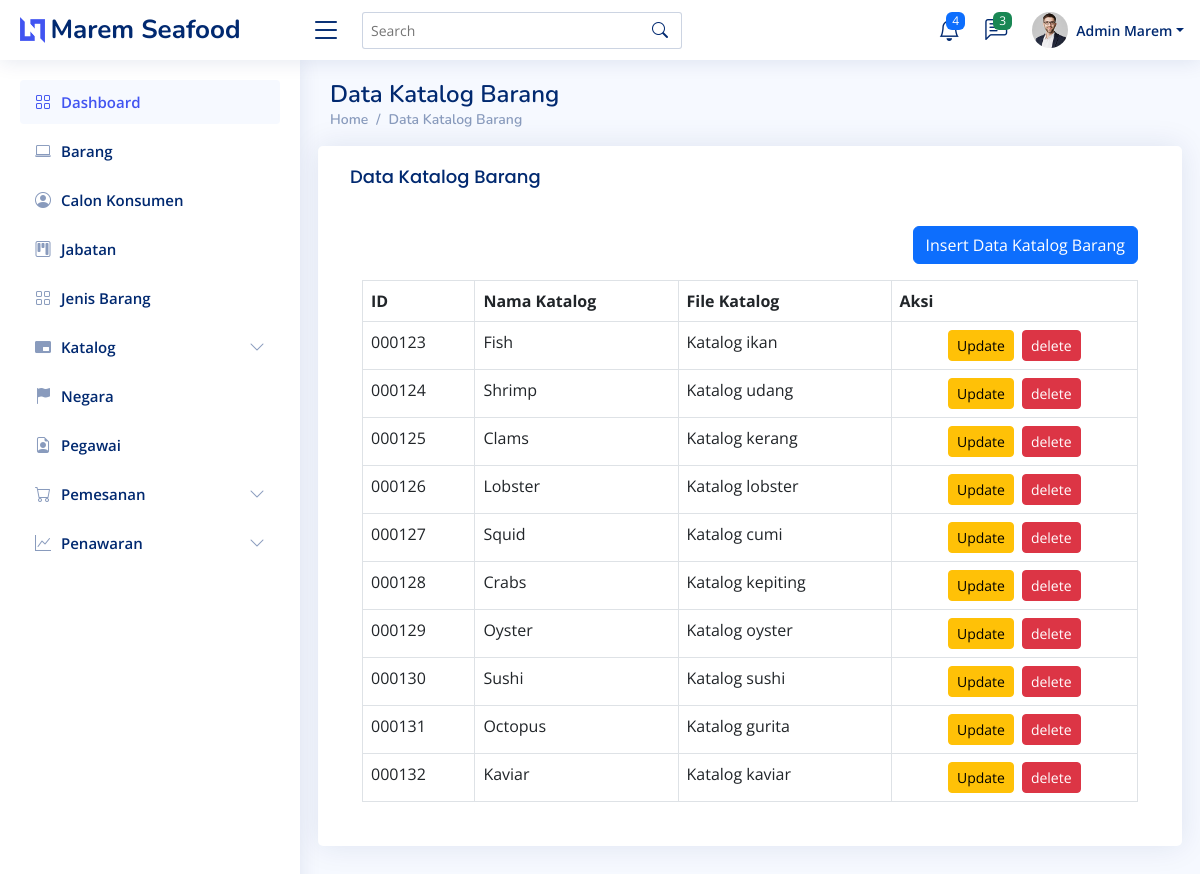
Screenshot of /katalog-barang.php with the database file from the repository.
### tables this page shows
CREATE TABLE `katalog_barang` (
  `id_katalog` char(6) NOT NULL,
  `nama_katalog` varchar(30) NOT NULL,
  `file_katalog` varchar(30) DEFAULT NULL
);

### db.php (called while the page is built, shortened)
<?php
class db
{
    public function __construct()
    {
        $host = "localhost";
        $dbname = "maremseafood";
        $username = "root";
        $password = "";
        $this->db = new PDO("mysql:host={$host};dbname={$dbname}", $username, $password);
    }
}
?>

### katalog-barang.php (the view, shortened to what this page needs)
<?php
require_once 'db.php';
class katalogbarang extends db
{
    public function show()
    {
        $data = $this->db->prepare("SELECT * FROM katalog_barang");
        try
        {
            $data->execute();
            $result = $data->fetchAll();
        }
        catch(PDOException $e)
        {
            print_r($e->getMessage());
        }
        return $result;
    }
}
$data = new katalogbarang;
?>
<!DOCTYPE html>
<html lang="en">
<head>
  <link href="vendor/bootstrap/css/bootstrap.min.css" rel="stylesheet">
  <link href="vendor/bootstrap-icons/bootstrap-icons.css" rel="stylesheet">
  <link href="vendor/boxicons/css/boxicons.min.css" rel="stylesheet">
  <link href="vendor/quill/quill.snow.css" rel="stylesheet">
  <link href="vendor/quill/quill.bubble.css" rel="stylesheet">
  <link href="vendor/remixicon/remixicon.css" rel="stylesheet">
  <link href="vendor/simple-datatables/style.css" rel="stylesheet">
  <link href="css/style.css" rel="stylesheet">
</head>
<body>
  <header id="header" class="header fixed-top d-flex align-items-center">
    <div class="d-flex align-items-center justify-content-between">
      <a href="index.html" class="logo d-flex align-items-center">
        <img src="img/logo.png" alt="">
        <span class="d-none d-lg-block">Marem Seafood</span>
      </a>
      <i class="bi bi-list toggle-sidebar-btn"></i>
    </div>
    <div class="search-bar">
      <form class="search-form d-flex align-items-center" method="POST" action="#">
        <input type="text" name="query" placeholder="Search" title="Enter search keyword">
        <button type="submit" title="Search"><i class="bi bi-search"></i></button>
      </form>
    </div>
    <nav class="header-nav ms-auto">
      <ul class="d-flex align-items-center">
        <li class="nav-item dropdown">
          <a class="nav-link nav-icon" href="#" data-bs-toggle="dropdown">
            <i class="bi bi-bell"></i>
            <span class="badge bg-primary badge-number">4</span>
          </a>
        </li>
        <li class="nav-item dropdown">
          <a class="nav-link nav-icon" href="#" data-bs-toggle="dropdown">
            <i class="bi bi-chat-left-text"></i>
            <span class="badge bg-success badge-number">3</span>
          </a>
        </li>
        <li class="nav-item dropdown pe-3">
          <a class="nav-link nav-profile d-flex align-items-center pe-0" href="#" data-bs-toggle="dropdown">
            <img src="img/profile-img.jpg" alt="Profile" class="rounded-circle">
            <span class="d-none d-md-block dropdown-toggle ps-2">Admin Marem</span>
          </a>
        </li>
      </ul>
    </nav>
  </header>
<aside id="sidebar" class="sidebar">
<ul class="sidebar-nav" id="sidebar-nav">
  <li class="nav-item">
    <a class="nav-link" href="index.php">
      <i class="bi bi-grid"></i>
      <span>Dashboard</span>
    </a>
  </li>
  <li class="nav-item">
    <a class="nav-link collapsed" href="barang.php">
      <i class="bi bi-laptop"></i>
      <span>Barang</span>
    </a>
  </li>
  <li class="nav-item">
    <a class="nav-link collapsed " href="calon-konsumen.php">
      <i class="bi bi-person-circle"></i>
      <span>Calon Konsumen</span>
    </a>
  </li>
  <li class="nav-item">
    <a class="nav-link collapsed" href="jabatan.php">
      <i class="bi bi-kanban"></i>
      <span>Jabatan</span>
    </a>
  </li>
  <li class="nav-item">
    <a class="nav-link collapsed" href="jenis-barang.php">
      <i class="bi bi-grid"></i>
      <span>Jenis Barang</span>
    </a>
  </li>
  <li class="nav-item">
    <a class="nav-link collapsed" data-bs-target="#forms-nav" data-bs-toggle="collapse" href="#">
      <i class="bi bi-pip-fill"></i><span>Katalog</span><i class="bi bi-chevron-down ms-auto"></i>
    </a>
  </li>
  <li class="nav-item">
    <a class="nav-link collapsed" href="negara.php">
      <i class="bi bi-flag-fill"></i>
      <span>Negara</span>
    </a>
  </li>
  <li class="nav-item">
    <a class="nav-link collapsed" href="pegawai.php">
      <i class="bi bi-file-earmark-person "></i>
      <span>Pegawai</span>
    </a>
  </li>
  <li class="nav-item">
    <a class="nav-link collapsed" data-bs-target="#forms-nav" data-bs-toggle="collapse" href="#">
      <i class="bi bi-cart"></i><span>Pemesanan</span><i class="bi bi-chevron-down ms-auto"></i>
    </a>
  </li>
  <li class="nav-item">
    <a class="nav-link collapsed" data-bs-target="#forms-nav" data-bs-toggle="collapse" href="#">
      <i class="bi bi-graph-up"></i><span>Penawaran</span><i class="bi bi-chevron-down ms-auto"></i>
    </a>
  </li>
</ul>
</aside>
  <main id="main" class="main">
    <div class="pagetitle">
      <h1>Data Katalog Barang</h1>
      <nav>
        <ol class="breadcrumb">
          <li class="breadcrumb-item"><a href="index.php">Home</a></li>
          <li class="breadcrumb-item"><a href="katalog-barang.php">Data Katalog Barang</li>
        </ol>
      </nav>
    </div>
    <section class="section dashboard">
      <div class="row">
          <div class="card">
            <div class="card-body">
              <h5 class="card-title">Data Katalog Barang</h5>
              <div class="container-fluid my-4">
<div class="d-flex justify-content-end">
    <a class="btn btn-primary mb-3" data-bs-toggle="modal" data-bs-target="#insert">Insert Data Katalog Barang</a>
</div>
              <thead>
                <table class="table table-bordered">
                <tr>
                <th>ID</th>
                <th>Nama Katalog</th>
                <th>File Katalog</th>
                <th>Aksi</th>
                </tr>
                </thead>
                <tbody>
                <?php foreach ($data->show() as $value): ?>
                                        <tr>
                                            <td><?= $value['id_katalog'] ?></td>
                                            <td><?= $value['nama_katalog'] ?></td>
                                            <td><?= $value['file_katalog'] ?></td>
                                            <td>
                                                <div class="d-flex justify-content-center">
                                                    <button class="btn btn-sm btn-warning mx-1" data-bs-toggle="modal" data-bs-target="#update<?php echo $value['id_katalog']; ?>">Update</button>
                                                    <button class="btn btn-sm btn-danger mx-1" data-bs-toggle="modal" data-bs-target="#delete<?php echo $value['id_katalog']; ?>">delete</button>
                                                </div>
                                            </td>
                                        </tr>
                                    <?php endforeach ?>
                </tbody>
</body>
</html>

### css/style.css (style rules this page uses)
:root { scroll-behavior: smooth; }
body { font-family: "Open Sans", sans-serif; background: #f6f9ff; color: #444444; }
a { color: #4154f1; text-decoration: none; }
h1, h2, h3, h4, h5, h6 { font-family: "Nunito", sans-serif; }
#main { margin-top: 60px; padding: 20px 30px; transition: all 0.3s; }
.pagetitle { margin-bottom: 10px; }
.pagetitle h1 { font-size: 24px; margin-bottom: 0; font-weight: 600; color: #012970; }
.card { margin-bottom: 30px; border: none; border-radius: 5px; box-shadow: 0px 0 30px rgba(1, 41, 112, 0.1); }
.card-title { padding: 20px 0 15px 0; font-size: 18px; font-weight: 500; color: #012970; font-family: "Poppins", sans-serif; }
.card-body { padding: 0 20px 20px 20px; }
.breadcrumb { font-size: 14px; font-family: "Nunito", sans-serif; color: #899bbd; font-weight: 600; }
.breadcrumb a { color: #899bbd; transition: 0.3s; }
.breadcrumb .breadcrumb-item::before { color: #899bbd; }
.logo { line-height: 1; }
@media (min-width: 1200px) { .logo { width: 280px; } }
.logo img { max-height: 26px; margin-right: 6px; }
.logo span { font-size: 26px; font-weight: 700; color: #012970; font-family: "Nunito", sans-serif; }
.header { transition: all 0.5s; z-index: 997; height: 60px; box-shadow: 0px 2px 20px rgba(1, 41, 112, 0.1); background-color: #fff; padding-left: 20px; }
.header .toggle-sidebar-btn { font-size: 32px; padding-left: 10px; cursor: pointer; color: #012970; }
.header .search-bar { min-width: 360px; padding: 0 20px; }
.header .search-form { width: 100%; }
.header .search-form input { border: 0; font-size: 14px; color: #012970; border: 1px solid rgba(1, 41, 112, 0.2); padding: 7px 38px 7px 8px; border-radius: 3px; transition: 0.3s; width: 100%; }
.header .search-form button { border: 0; padding: 0; margin-left: -30px; background: none; }
.header .search-form button i { color: #012970; }
.header-nav ul { list-style: none; }
.header-nav>ul { margin: 0; padding: 0; }
.header-nav .nav-icon { font-size: 22px; color: #012970; margin-right: 25px; position: relative; }
.header-nav .nav-profile { color: #012970; }
.header-nav .nav-profile img { max-height: 36px; }
.header-nav .nav-profile span { font-size: 14px; font-weight: 600; }
.header-nav .badge-number { position: absolute; inset: -2px -5px auto auto; font-weight: normal; font-size: 12px; padding: 3px 6px; }
.sidebar { position: fixed; top: 60px; left: 0; bottom: 0; width: 300px; z-index: 996; transition: all 0.3s; padding: 20px; overflow-y: auto; scrollbar-width: thin; scrollbar-color: #aab7cf transparent; box-shadow: 0px 0px 20px rgba(1, 41, 112, 0.1); background-color: #fff; }
@media (min-width: 1200px) { #main, #footer { margin-left: 300px; } }
.sidebar-nav { padding: 0; margin: 0; list-style: none; }
.sidebar-nav li { padding: 0; margin: 0; list-style: none; }
.sidebar-nav .nav-item { margin-bottom: 5px; }
.sidebar-nav .nav-link { display: flex; align-items: center; font-size: 15px; font-weight: 600; color: #4154f1; transition: 0.3; background: #f6f9ff; padding: 10px 15px; border-radius: 4px; }
.sidebar-nav .nav-link i { font-size: 16px; margin-right: 10px; color: #4154f1; }
.sidebar-nav .nav-link.collapsed { color: #012970; background: #fff; }
.sidebar-nav .nav-link.collapsed i { color: #899bbd; }
.sidebar-nav .nav-link .bi-chevron-down { margin-right: 0; transition: transform 0.2s ease-in-out; }

### rows the page displays
katalog_barang: id_katalog "000123", nama_katalog "Fish", file_katalog "Katalog ikan"
katalog_barang: id_katalog "000124", nama_katalog "Shrimp", file_katalog "Katalog udang"
katalog_barang: id_katalog "000125", nama_katalog "Clams", file_katalog "Katalog kerang"
katalog_barang: id_katalog "000126", nama_katalog "Lobster", file_katalog "Katalog lobster"
katalog_barang: id_katalog "000127", nama_katalog "Squid", file_katalog "Katalog cumi"
katalog_barang: id_katalog "000128", nama_katalog "Crabs", file_katalog "Katalog kepiting"
katalog_barang: id_katalog "000129", nama_katalog "Oyster", file_katalog "Katalog oyster"
katalog_barang: id_katalog "000130", nama_katalog "Sushi", file_katalog "Katalog sushi"
katalog_barang: id_katalog "000131", nama_katalog "Octopus", file_katalog "Katalog gurita"
katalog_barang: id_katalog "000132", nama_katalog "Kaviar", file_katalog "Katalog kaviar"
